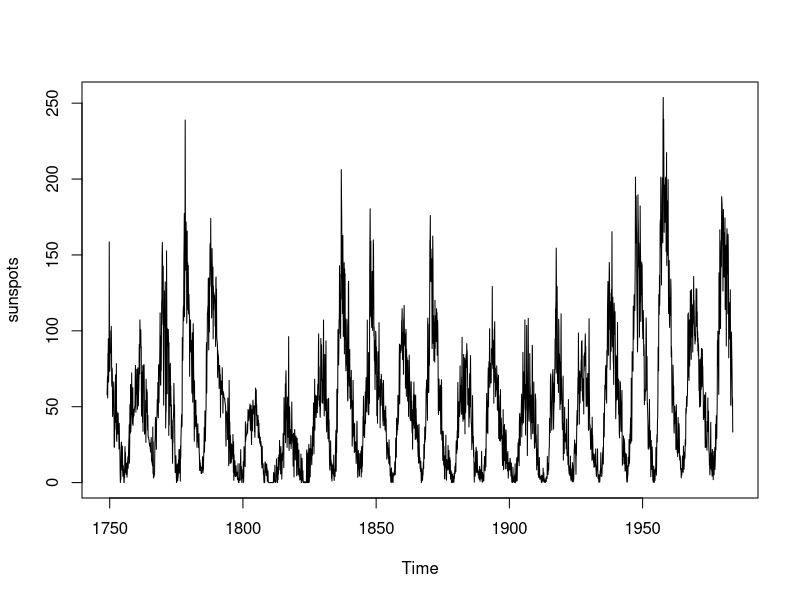
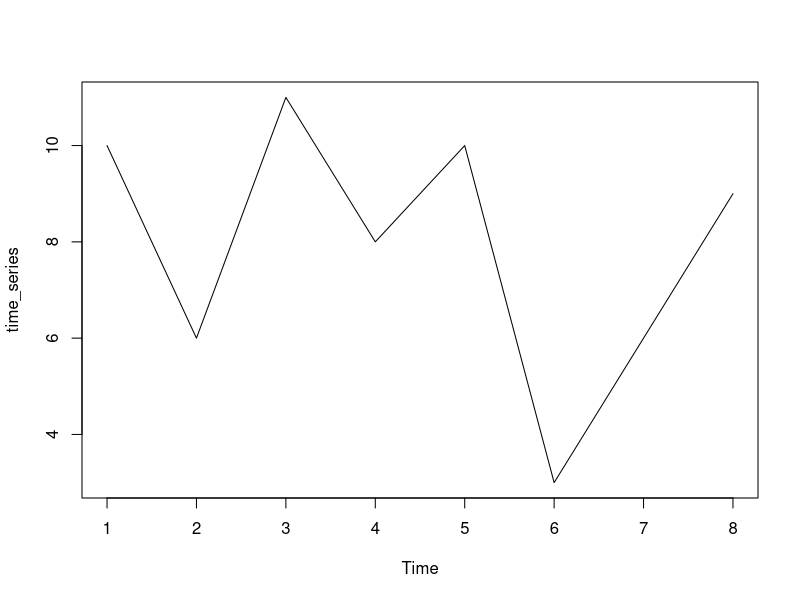
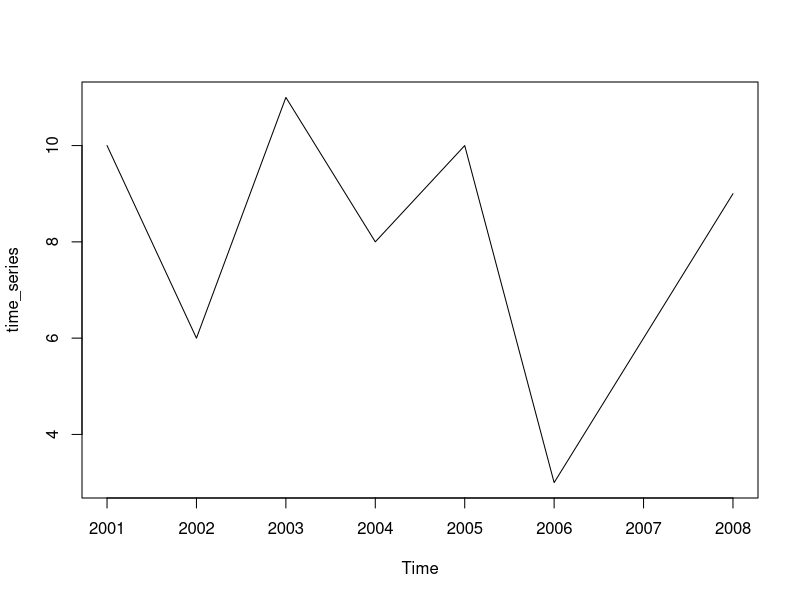
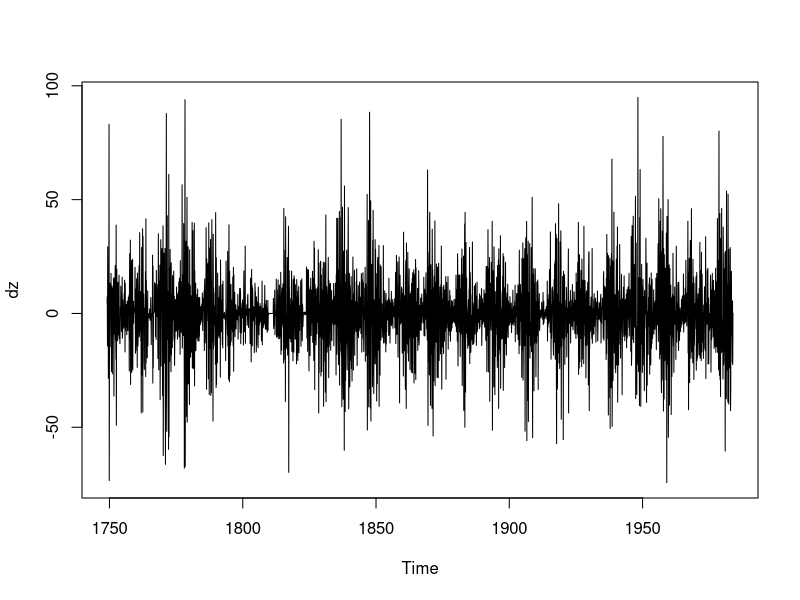
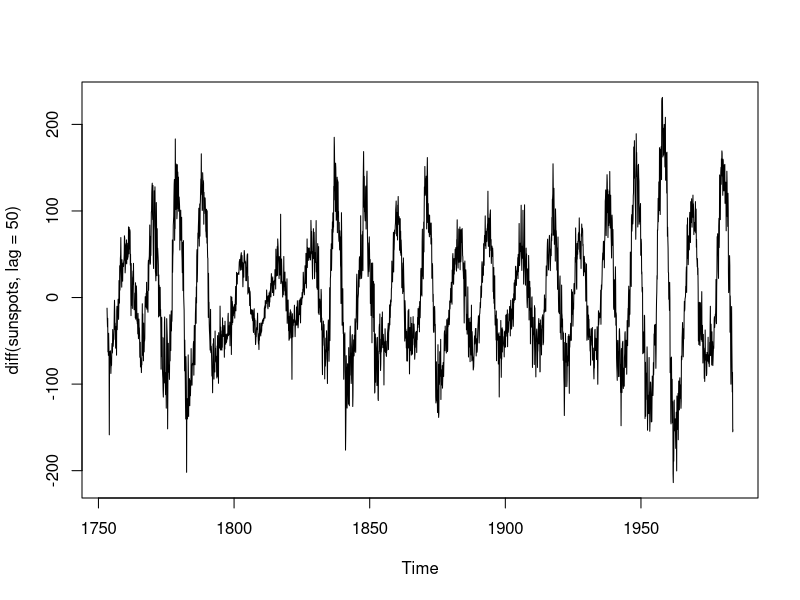
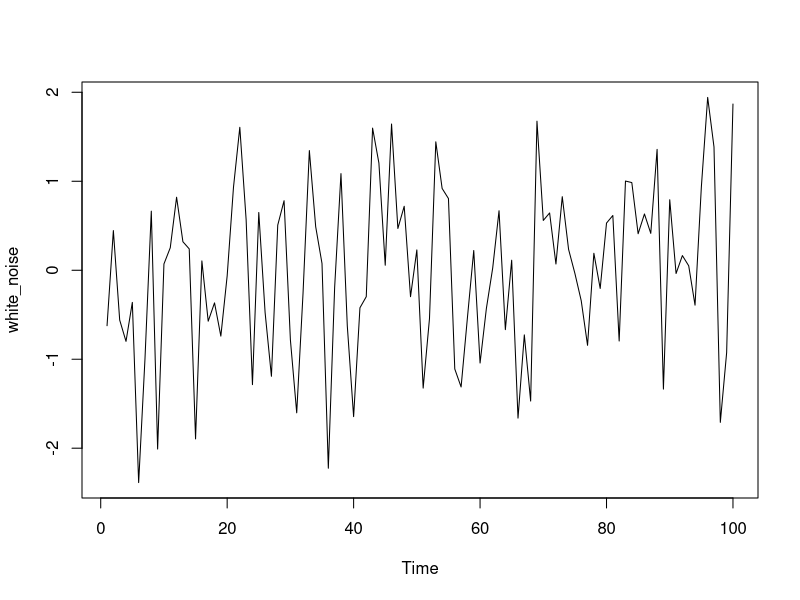
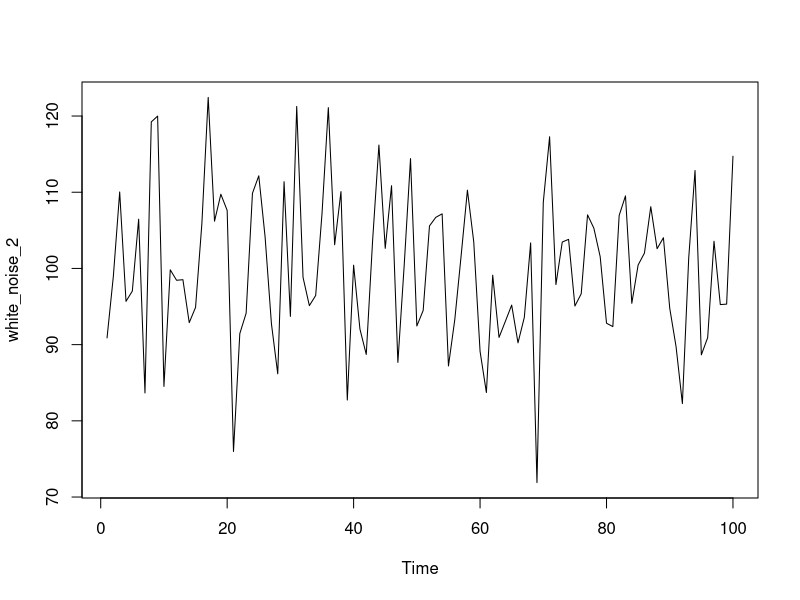
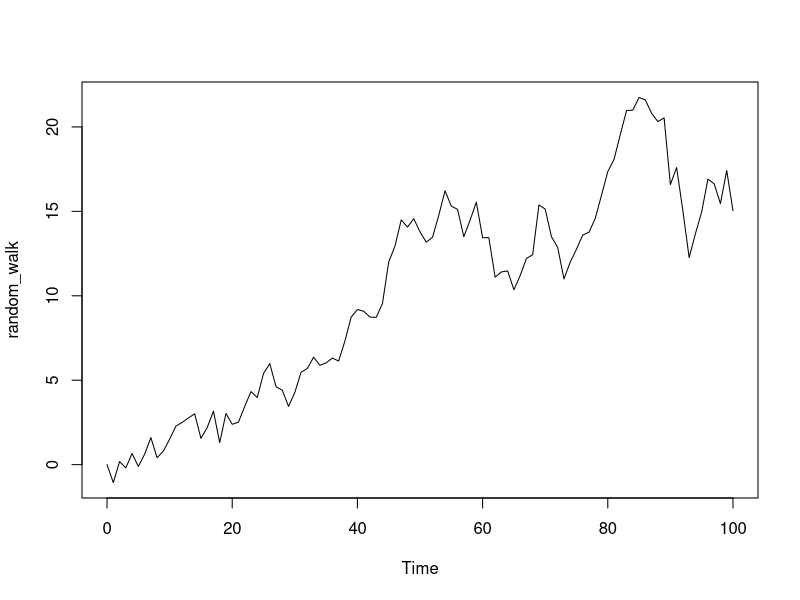

Source code (R) for these figures, in order: (Note: this script raises an error after producing the figures.)
## ---- chunk 1
knitr::opts_chunk$set(echo = TRUE)
## ---- chunk 2
head(sunspots)
## ---- chunk 3
# coredata(sunspots)
# index(sunspots)
plot(sunspots)
## ---- chunk 4
# sampling frequency : R function
start(sunspots)
## ---- chunk 5
end(sunspots)
## ---- chunk 6
frequency(sunspots)
## ---- chunk 7
deltat(sunspots)
## ---- chunk 8
# building ts objects
data_vector <- c(10, 6, 11, 8, 10, 3, 6, 9)
time_series <- ts(data_vector)
plot(time_series)
## ---- chunk 9
# more with start date
time_series <- ts(data_vector, start = 2001, frequency = 1)
plot(time_series)
## ---- chunk 10
is.ts(data_vector)
## ---- chunk 11
dz <- diff(sunspots)
ts.plot(dz)
## ---- chunk 12
ts.plot(diff(sunspots, lag = 50))
## ---- chunk 13
# while noise
white_noise <- arima.sim(model = list(order = c(0,0,0)), n = 100)
ts.plot(white_noise)
## ---- chunk 14
# white noise with more parameters
white_noise_2 <- arima.sim(model = list(order = c(0,0,0)), n = 100,
                         mean = 100, sd = 10)
ts.plot(white_noise_2)
## ---- chunk 15
mean(white_noise_2)
## ---- chunk 16
var(white_noise_2)
## ---- chunk 17
# check on the white noise 2
arima(white_noise_2, order = c(0,0,0))
## ---- chunk 18
# random walk
random_walk <- arima.sim(model = list(order = c(0,1,0)), n = 100)
ts.plot(random_walk)
## ---- chunk 19
# difference series
random_walk_diff <- diff(random_walk)
ts.plot(random_walk_diff)
## ---- chunk 20
# random walk with a drift
rw_drift <- arima.sim(model = list(order = c(0,1,0)), 
                      n = 100, mean = 1)
ts.plot(rw_drift)
## ---- chunk 21
# difference again
rw_drift_diff <- diff(rw_drift)
ts.plot(rw_drift_diff)
## ---- chunk 22
# estimate the random work model
rw_diff <- diff(random_walk)
ts.plot(rw_diff)
## ---- chunk 23
# fit rw model to the differenced data
model_wn <- arima(rw_diff, order = c(0,0,0))

# store intercept
int_wn <- model_wn$coef

ts.plot(random_walk)
abline(0, int_wn)
## ---- chunk 24
# white noise or random walk - stationary
while_noise <- arima.sim(model = list(order = c(0,0,0)), n = 100)
random_walk <- cumsum(white_noise)
wn_drift <- arima.sim(model = list(order=c(0,0,0)), n = 100, mean = 0.4)
rw_drfit <- cumsum(wn_drift)
plot.ts(cbind(white_noise, random_walk, wn_drift, rw_drfit))
## ---- chunk 25
data("EuStockMarkets")
eu_stocks <- EuStockMarkets
plot(eu_stocks)
## ---- chunk 26
# return
returns <- eu_stocks[-1, ]/eu_stocks[-1360, ] -1

# to ts
returns <- ts(returns, start = c(1991, 130), frequency = 260)

# plot returns
plot(returns)
## ---- chunk 27
# log returns
logreturns <- diff(log(eu_stocks))
plot(logreturns)
## ---- chunk 28
# percent returns
eu_percentreturns <- returns*100

colMeans(eu_percentreturns)
## ---- chunk 29
# sample variance
apply(eu_percentreturns, MARGIN = 2, FUN = var)
## ---- chunk 30
# standard deviation
apply(eu_percentreturns, 2, sd)
## ---- chunk 31
# plot histograms
par(mfrow = c(2, 2))
apply(eu_percentreturns, 2, hist, main = "", xlab = "Percentage Return")
## ---- chunk 32
# plot histograms
par(mfrow = c(2, 2))
apply(eu_percentreturns, 2, qqnorm, main = "")
qqline(eu_percentreturns)
## ---- chunk 33
pairs(logreturns)
## ---- chunk 34
# covariance
cov(logreturns)
## ---- chunk 35
# correlations
cor(logreturns)
## ---- chunk 36
x <- eu_stocks[, "DAX"]
x_t0 <- lag(x, n =10)
plot(x, x_t0)
## ---- chunk 37
acf(x, lag.max = 1)
## ---- chunk 38
n = length(x)
cor(x, x_t0) * (n - 1)/n
## ---- chunk 39
# inflation data
data(Mishkin, package = "Ecdat")
inflation <- as.ts(Mishkin[, 1])
ts.plot(inflation)
## ---- chunk 40
acf(inflation)
## ---- chunk 41
# AR model
AR_inflation <- arima(inflation, order = c(1, 0, 0))
print(AR_inflation)
## ---- chunk 42
# fitted values
ts.plot(inflation)

AR_inflation_fitted <- inflation - residuals(AR_inflation)

points(AR_inflation_fitted, type = "l", col = "red", lty = 2)
## ---- chunk 43
# forcasting
predict(AR_inflation)
## ---- chunk 44
# h - steps
predict(AR_inflation, n.ahead = 6)
## ---- chunk 45
inflation_changes <- diff(inflation)
par(mfrow = c(2, 1))
ts.plot(inflation, xlab = "")
ts.plot(inflation_changes, xlab = "")
## ---- chunk 46
acf(inflation_changes, lag.max = 24)
## ---- chunk 47
# MA processes
MA_inflation_changes <- arima(inflation_changes, order = c(0, 0, 1)) 
print(MA_inflation_changes)
## ---- chunk 48
# MA, fitted values
ts.plot(inflation_changes)
MA_inflation_changes_fitted <- inflation_changes - residuals(MA_inflation_changes)

points(MA_inflation_changes_fitted, type = "l", col= "red", lty = 2)
## ---- chunk 49
# Forecasting
predict(MA_inflation_changes, n.ahead = 6)
## ---- chunk 50
# compare AR and MA models
AIC(MA_inflation_changes)
BIC(MA_inflation_changes)
## ---- chunk 51
AR_inflation_changes <- arima(inflation_changes, order = c(1, 0, 0)) 
AIC(AR_inflation_changes)
BIC(AR_inflation_changes)
